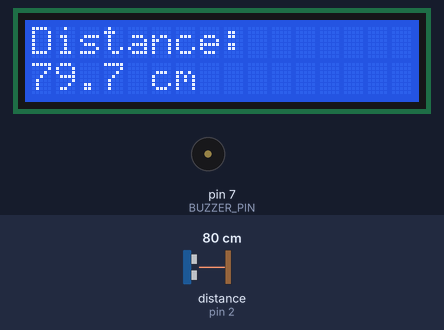
Bench run of a sketch on a simulated Arduino Uno, built with avr-gcc and run on an emulated ATmega328P. On the bench: 16×2 character LCD, buzzer (waves = sounding, pin HIGH). Wiring (inferred from the names in the program): ultrasonic range finder: trigger pin 3; echo pin 2. The test bench sets the inputs (shaded band); at power-on: distance to the obstacle (sensor on pin 2) 80 cm. The echo pulse lasts 58.3 µs per cm; pins used as bus, display or sensor lines are not drawn.

Above: at 1.2 s.
1.3 s: distance to the obstacle (sensor on pin 2) set to 12 cm
At 2.4 s:
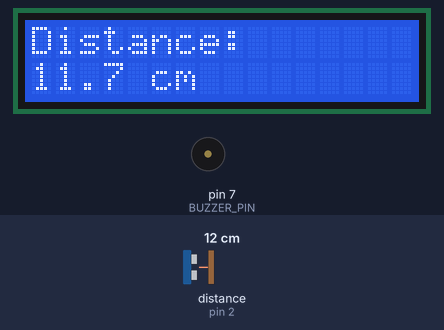
2.9 s: distance to the obstacle (sensor on pin 2) set to 9 cm
At 3.08 s:
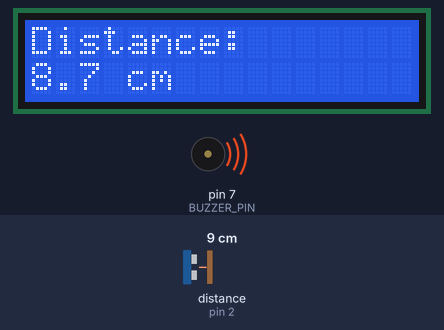
5.1 s: distance to the obstacle (sensor on pin 2) set to 299 cm
At 6.6 s:
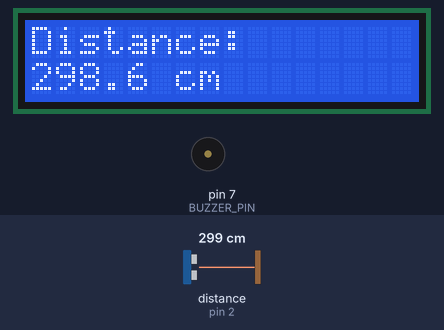
Timing chart, 0 to 8.1 s (numbered marks = the images above; inputs shaded):
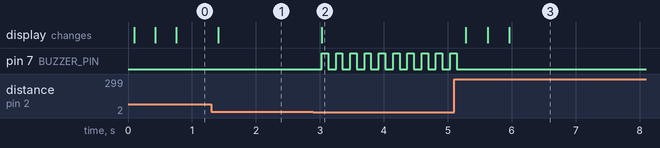

Measured:
- the behaviour switches between 11 and 10 cm on distance to the obstacle (sensor on pin 2) (found by bisection; images 1 and 2)
- after the input at 1.3 s, the display: changes after 0.11 s (image 1)
- after the input at 2.9 s, pin 7 (BUZZER_PIN): alternates HIGH for 0.10 s and LOW for 0.12 s, starting after 0.13 s; the display: changes after 0.13 s (image 2)
- after the input at 5.1 s, pin 7 (BUZZER_PIN): goes on until 5.1 s, then stays LOW; the display: changes after 0.18 s (image 3)

The sketch:

smart_dustbin.ino
```cpp
#include <LiquidCrystal_I2C.h>

#define TRIG_PIN 3
#define ECHO_PIN 2
#define BUZZER_PIN 7

LiquidCrystal_I2C lcd(0x27, 16, 2);

void setup() {
  pinMode(TRIG_PIN, OUTPUT);
  pinMode(ECHO_PIN, INPUT);
  pinMode(BUZZER_PIN, OUTPUT);

  lcd.init();
  lcd.backlight();
  lcd.setCursor(0, 0);
  lcd.print("Distance:");
}

void loop() {
  digitalWrite(TRIG_PIN, LOW);
  delayMicroseconds(2);
  digitalWrite(TRIG_PIN, HIGH);
  delayMicroseconds(10);
  digitalWrite(TRIG_PIN, LOW);

  long duration = pulseIn(ECHO_PIN, HIGH);
  float distance = duration * 0.0343 / 2;

  lcd.setCursor(0, 1);
  lcd.print("                ");
  lcd.setCursor(0, 1);
  lcd.print(distance, 1);
  lcd.print(" cm");

  if (distance < 10) {
    digitalWrite(BUZZER_PIN, HIGH);
    delay(100);
    digitalWrite(BUZZER_PIN, LOW);
    delay(100);
  } else {
    digitalWrite(BUZZER_PIN, LOW);
    delay(300);
  }
}
```
